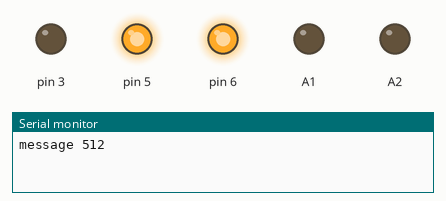
A sketch run on a simulated Arduino Uno, built with avr-gcc and run on an emulated ATmega328P. On the bench: output pins drawn as LEDs (lit = HIGH), the last lines printed to the serial monitor.

Above: at 0.05 s.
At 6.36 s:
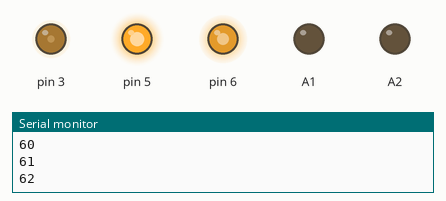
At 12.77 s:
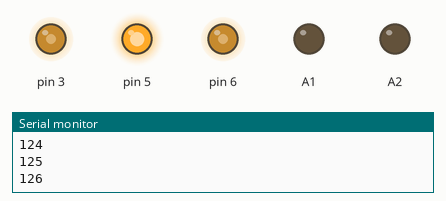
At 19.18 s:
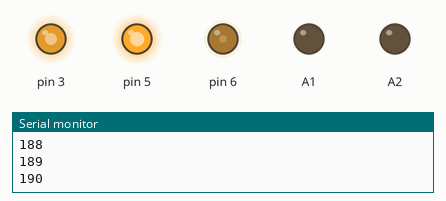
At 25.6 s:
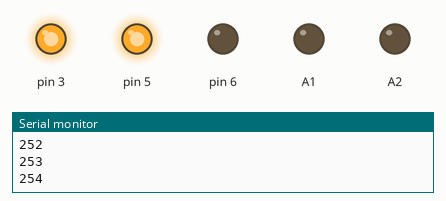
Timing chart, 0 to 40.0 s (numbered marks = the images above):
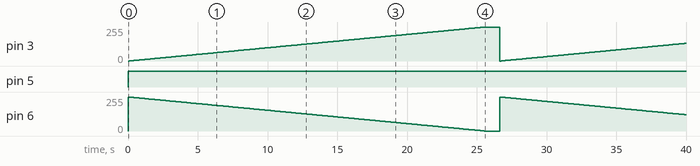

Measured:
- by itself, pin 3: 0/255 → 1/255 at 0.10 s, → 2/255 0.10 s later, → 3/255 0.10 s later, → 4/255 0.10 s later, … (389 changes in this stretch)
- by itself, pin 5: LOW → HIGH at 0.00 s
- by itself, pin 6: ramps from 255/255 to 0/255 and jumps back, once every 26.6 s

The sketch:

final_code.ino
```cpp
int _ABVAR_1_Weight = 0 ;
int _ABVAR_2_Red = 0 ;
int __ardublockAnalogRead(int pinNumber)
{
  pinMode(pinNumber, INPUT);
  return analogRead(pinNumber);
}


void setup()
{
  Serial.begin(9600);
  pinMode(A0 , OUTPUT);
pinMode(A1 , OUTPUT);
pinMode (A2 , OUTPUT);

  _ABVAR_2_Red = ( -5.2 + ( _ABVAR_1_Weight * 2.66 ) ) ;

  Serial.print("message");
  Serial.print(" ");
  Serial.print(__ardublockAnalogRead(A0));
  Serial.print(" ");
  Serial.println();

}

void loop()
{

  for (int i = 0; i <=255; i++){
    analogWrite(3 , i) ;
    analogWrite (5 , 255 ) ;
    analogWrite (6 , 255-i);
    delay (100) ;
    Serial.println( i ) ;
  }

  Serial.println("Getting out of blue");
  analogWrite(3 , 255) ;
  analogWrite (5 , 255) ;
  analogWrite (6 , 0);
  delay (1000) ;


}
```
